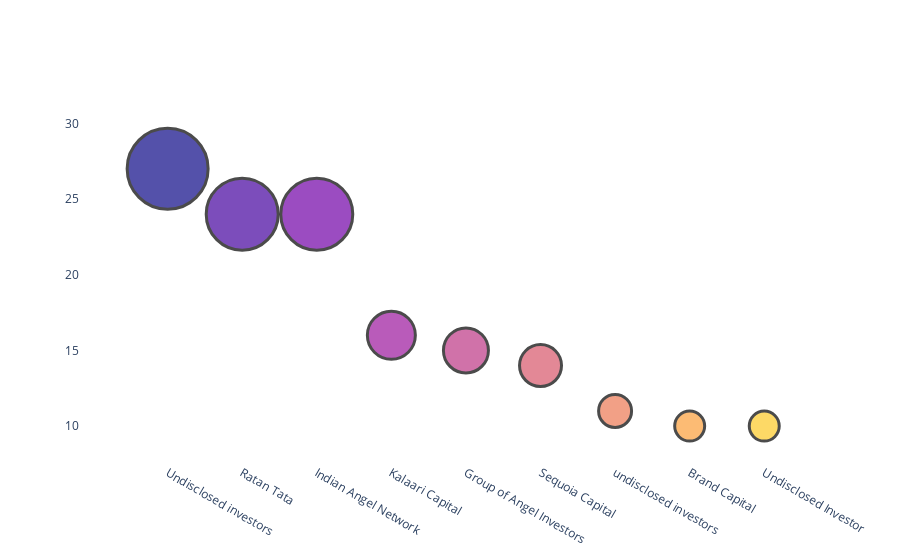

Source (notebook cell):
### Code cell
# top 10 investors
i=data['InvestorsName'].value_counts().head(10).reset_index()
i.columns=["InvestorsName", "Number"]

i.drop(0,axis=0,inplace=True)
label10=np.arange(0,10)
# creating scatter plot
fig=go.Figure(data=[go.Scatter(x=i.InvestorsName,y=i.Number,mode='markers',marker_size=(i.Number)*3,  marker={'color':label10})])
fig.update_layout(autosize=True ,plot_bgcolor='rgb(275, 275, 275)')
fig.data[0].marker.line.width = 3
fig.data[0].marker.line.color = "black"
fig.show()

### Figure 1 — Plotly figure (JSON) as saved in the notebook; plotly's stock layout.template omitted (floating-point values rounded to 4 significant figures)
{"data": [{"marker": {"color": [0, 1, 2, 3, 4, 5, 6, 7, 8, 9], "line": {"color": "black", "width": 3}, "size": [81, 72, 72, 48, 45, 42, 33, 30, 30]}, "mode": "markers", "type": "scatter", "x": ["Undisclosed investors", "Ratan Tata", "Indian Angel Network", "Kalaari Capital", "Group of Angel Investors", "Sequoia Capital", "undisclosed investors", "Brand Capital", "Undisclosed Investor"], "y": [27, 24, 24, 16, 15, 14, 11, 10, 10]}], "layout": {"autosize": true, "plot_bgcolor": "rgb(275, 275, 275)"}}
